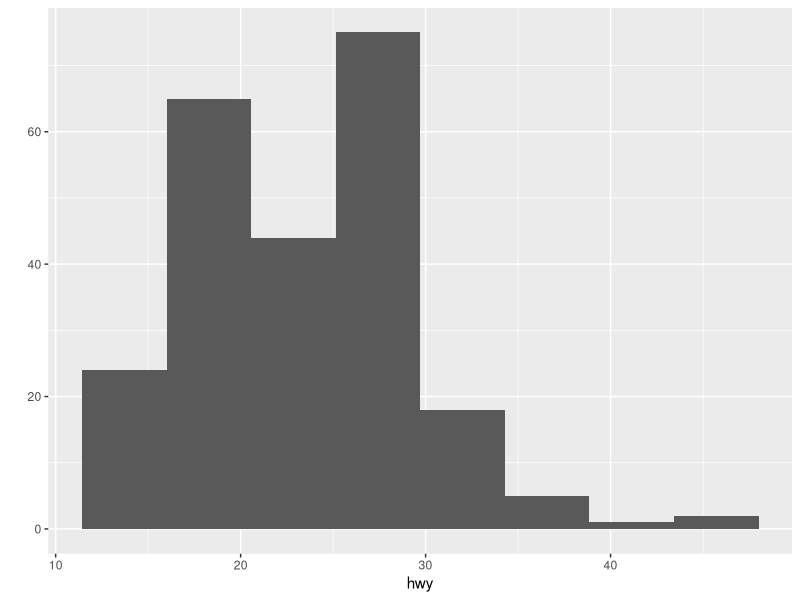
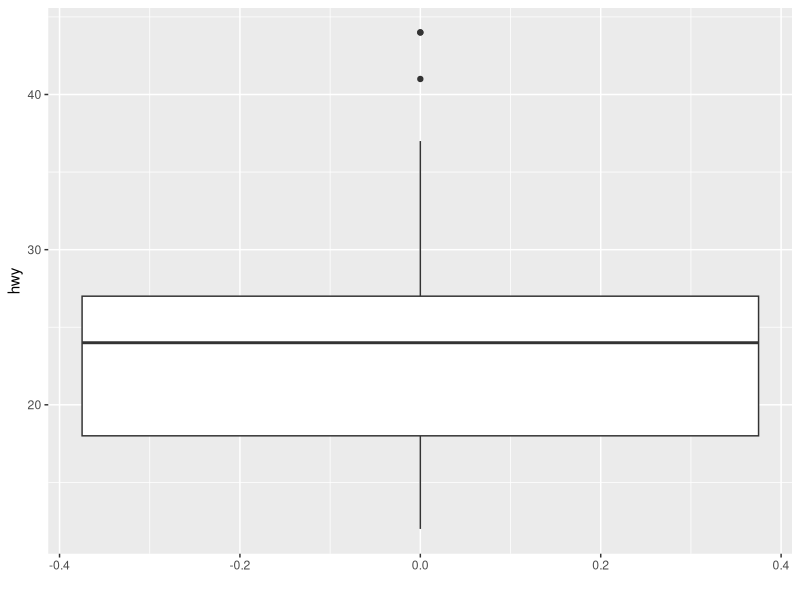
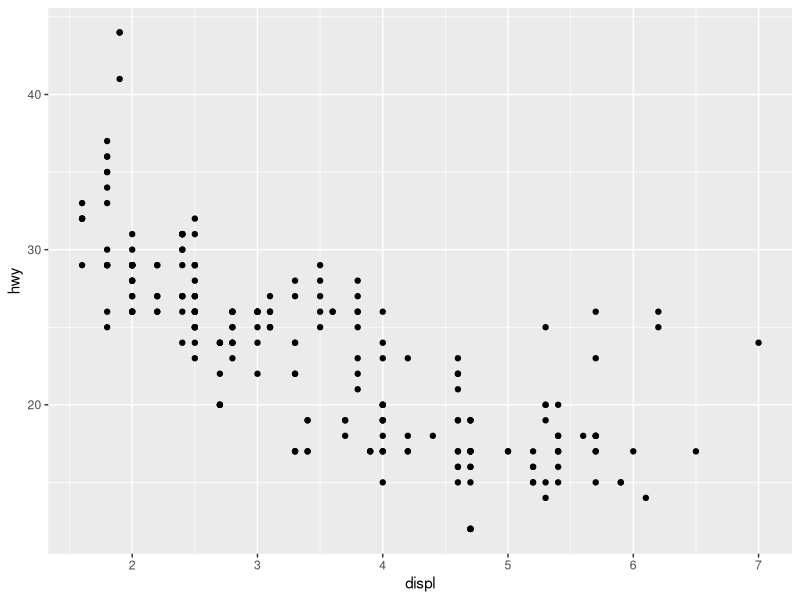

The R source for these figures, in order:
# 데이터 프레임 파악하기.

# 필요한 패키지를 메모리에 로딩
library(tidyverse)
search()  # 메모리에 로딩된 패키지 확인

# ggplot2::mpg 예제 데이터 셋이 있음.
# mpg 데이터 프레임의 앞에서 5개 row를 출력
head(mpg, n = 5)
# tibble: 데이터 프레임(data.frame)에 속성들이 추가된 데이터 타입.

tail(mpg, n = 5)

# 기술 통계량(최솟값, 백분위값, 평균, 최댓값, 개수(빈도수))
summary(mpg)

# 데이터 프레임 구조
str(mpg)

# Quick Plot을 사용한 데이터 시각화
# 고속도로 연비의 분포
summary(mpg$hwy)
qplot(x = hwy, data = mpg, bins = 8)  # 히스토그램(histogram)
qplot(y = hwy, data = mpg, geom = 'boxplot')  # box plot(상자그림)

# 고속도로 연비와 배기량의 관계(hwy ~ displ)
# y = ax + b: y ~ x
qplot(x = displ, y = hwy, data = mpg)
